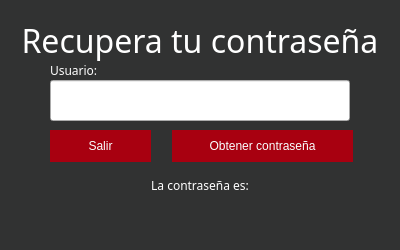
<?xml version="1.0" encoding="UTF-8"?>
<ui version="4.0">
 <class>contrasena</class>
 <widget class="QMainWindow" name="contrasena">
  <property name="geometry">
   <rect>
    <x>0</x>
    <y>0</y>
    <width>400</width>
    <height>250</height>
   </rect>
  </property>
  <property name="minimumSize">
   <size>
    <width>400</width>
    <height>250</height>
   </size>
  </property>
  <property name="maximumSize">
   <size>
    <width>400</width>
    <height>250</height>
   </size>
  </property>
  <property name="windowTitle">
   <string>MainWindow</string>
  </property>
  <property name="styleSheet">
   <string notr="true">#contrasena{
background-color: rgb(49, 50, 50);
}
.QLabel{
	color: rgb(255, 255, 255);
}
.QLineEdit{
color: rgb(97, 99, 99);
}
.QPushButton{
	color: rgb(250, 255, 255);
	background-color: rgb(168, 0, 16);
	border: none;
}
.QPushButton:hover{
	background-color: rgb(30,30,30);
	border: none;
}</string>
  </property>
  <widget class="QWidget" name="centralwidget">
   <widget class="QLabel" name="label_titulo">
    <property name="geometry">
     <rect>
      <x>0</x>
      <y>10</y>
      <width>400</width>
      <height>61</height>
     </rect>
    </property>
    <property name="font">
     <font>
      <family>Avenir</family>
      <pointsize>24</pointsize>
     </font>
    </property>
    <property name="text">
     <string>Recupera tu contraseña</string>
    </property>
    <property name="alignment">
     <set>Qt::AlignCenter</set>
    </property>
   </widget>
   <widget class="QLineEdit" name="line_usuario">
    <property name="geometry">
     <rect>
      <x>50</x>
      <y>80</y>
      <width>300</width>
      <height>41</height>
     </rect>
    </property>
    <property name="font">
     <font>
      <family>Avenir</family>
     </font>
    </property>
   </widget>
   <widget class="QLabel" name="label_usuario">
    <property name="geometry">
     <rect>
      <x>50</x>
      <y>60</y>
      <width>301</width>
      <height>21</height>
     </rect>
    </property>
    <property name="font">
     <font>
      <family>Avenir</family>
     </font>
    </property>
    <property name="text">
     <string>Usuario:</string>
    </property>
   </widget>
   <widget class="QPushButton" name="bContra">
    <property name="geometry">
     <rect>
      <x>172</x>
      <y>130</y>
      <width>181</width>
      <height>32</height>
     </rect>
    </property>
    <property name="cursor">
     <cursorShape>PointingHandCursor</cursorShape>
    </property>
    <property name="text">
     <string>Obtener contraseña</string>
    </property>
    <property name="icon">
     <iconset resource="../imagenes/imagenes.qrc">
      <normaloff>:/Iconos/Recuperar.png</normaloff>:/Iconos/Recuperar.png</iconset>
    </property>
    <property name="iconSize">
     <size>
      <width>20</width>
      <height>16</height>
     </size>
    </property>
   </widget>
   <widget class="QPushButton" name="bSalir">
    <property name="geometry">
     <rect>
      <x>50</x>
      <y>130</y>
      <width>101</width>
      <height>32</height>
     </rect>
    </property>
    <property name="cursor">
     <cursorShape>PointingHandCursor</cursorShape>
    </property>
    <property name="text">
     <string>Salir</string>
    </property>
    <property name="icon">
     <iconset resource="../imagenes/imagenes.qrc">
      <normaloff>:/Iconos/Salir.png</normaloff>:/Iconos/Salir.png</iconset>
    </property>
    <property name="iconSize">
     <size>
      <width>20</width>
      <height>16</height>
     </size>
    </property>
   </widget>
   <widget class="QLabel" name="label">
    <property name="geometry">
     <rect>
      <x>0</x>
      <y>170</y>
      <width>400</width>
      <height>31</height>
     </rect>
    </property>
    <property name="font">
     <font>
      <family>Avenir</family>
     </font>
    </property>
    <property name="text">
     <string>La contraseña es:</string>
    </property>
    <property name="alignment">
     <set>Qt::AlignCenter</set>
    </property>
   </widget>
   <widget class="QLabel" name="label_contrasena">
    <property name="geometry">
     <rect>
      <x>0</x>
      <y>200</y>
      <width>400</width>
      <height>41</height>
     </rect>
    </property>
    <property name="font">
     <font>
      <family>Avenir</family>
      <pointsize>24</pointsize>
     </font>
    </property>
    <property name="cursor">
     <cursorShape>IBeamCursor</cursorShape>
    </property>
    <property name="text">
     <string/>
    </property>
    <property name="alignment">
     <set>Qt::AlignCenter</set>
    </property>
   </widget>
   <zorder>label_titulo</zorder>
   <zorder>line_usuario</zorder>
   <zorder>label_usuario</zorder>
   <zorder>bContra</zorder>
   <zorder>bSalir</zorder>
   <zorder>label_contrasena</zorder>
   <zorder>label</zorder>
  </widget>
 </widget>
 <resources>
  <include location="../imagenes/imagenes.qrc"/>
 </resources>
 <connections/>
</ui>
